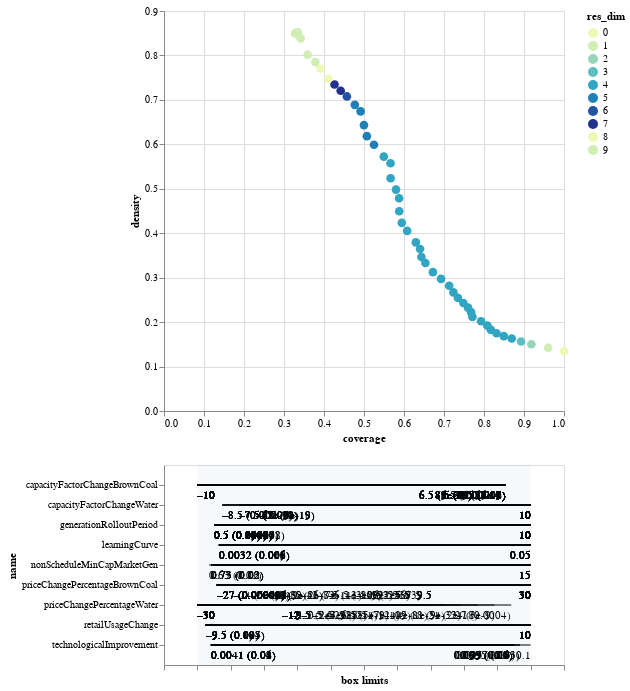

Write notebook code for a chart like this one.
### Code cell
box1.inspect_tradeoff()

### Figure 1 — Vega-Lite specification as saved in the notebook (floating-point values rounded to 4 significant figures; data arrays with more than 128 entries replaced by an {"elided": "..."} marker saying what was removed)
{"config": {"view": {"continuousWidth": 400, "continuousHeight": 300}}, "vconcat": [{"data": {"name": "data-9efefc707ed8ecde343339aef8143926"}, "mark": {"type": "circle", "size": 75}, "encoding": {"color": {"type": "ordinal", "field": "res_dim", "scale": {"range": ["#eff9b6", "#d0edb3", "#97d6b9", "#5dc0c0", "#31a5c2", "#1f80b8", "#2354a3", "#21318d"]}}, "opacity": {"condition": {"value": 1, "selection": "selector001"}, "value": 0.4}, "tooltip": [{"type": "ordinal", "field": "id"}, {"type": "quantitative", "field": "coverage", "format": ".2"}, {"type": "quantitative", "field": "density", "format": ".2"}, {"type": "ordinal", "field": "res_dim"}], "x": {"type": "quantitative", "field": "coverage"}, "y": {"type": "quantitative", "field": "density"}}, "height": 400, "selection": {"selector001": {"type": "single", "fields": ["id"]}}, "width": 400}, {"layer": [{"data": {"name": "data-8ab09533a28f007d119163d5f90e36b4"}, "mark": "rule", "encoding": {"x": {"type": "quantitative", "axis": {"grid": false, "labels": false, "title": "box limits"}, "field": "x_lower", "scale": {"domain": [0, 1], "padding": 0.1}}, "x2": {"field": "x_upper"}, "y": {"type": "nominal", "field": "name", "scale": {"padding": 1.0}}}, "transform": [{"calculate": "(datum.x1-datum.minimum)/(datum.maximum-datum.minimum)", "as": "x_lower"}, {"calculate": "(datum.x2-datum.minimum)/(datum.maximum-datum.minimum)", "as": "x_upper"}, {"filter": {"selection": "selector001"}}], "width": 400}, {"data": {"name": "data-8ab09533a28f007d119163d5f90e36b4"}, "mark": {"type": "text", "align": "left", "baseline": "top", "dy": 5}, "encoding": {"text": {"type": "ordinal", "field": "text"}, "x": {"type": "quantitative", "axis": {"grid": false, "labels": false, "title": "box limits"}, "field": "x_lower", "scale": {"domain": [0, 1], "padding": 0.1}}, "x2": {"field": "x_upper"}, "y": {"type": "nominal", "field": "name", "scale": {"padding": 1.0}}}, "transform": [{"calculate": "(datum.x1-datum.minimum)/(datum.maximum-datum.minimum)", "as": "x_lower"}, {"calculate": "(datum.x2-datum.minimum)/(datum.maximum-datum.minimum)", "as": "x_upper"}, {"filter": {"selection": "selector001"}}, {"calculate": "datum.qp_lower>0?format(datum.x1, \".2\")+\" (\"+format(datum.qp_lower, \".1~g\")+\")\" :format(datum.x1, \".2\")", "as": "text"}], "width": 400}, {"data": {"name": "data-8ab09533a28f007d119163d5f90e36b4"}, "mark": {"type": "text", "align": "right", "baseline": "top", "dy": 5}, "encoding": {"text": {"type": "ordinal", "field": "text"}, "x": {"type": "quantitative", "field": "x_upper"}, "x2": {"field": "x_upper"}, "y": {"type": "nominal", "field": "name", "scale": {"padding": 1.0}}}, "transform": [{"calculate": "(datum.x1-datum.minimum)/(datum.maximum-datum.minimum)", "as": "x_lower"}, {"calculate": "(datum.x2-datum.minimum)/(datum.maximum-datum.minimum)", "as": "x_upper"}, {"filter": {"selection": "selector001"}}, {"calculate": "datum.qp_upper>0?format(datum.x2, \".2\")+\" (\"+format(datum.qp_upper, \".1\")+\")\" :format(datum.x2, \".2\")", "as": "text"}], "width": 400}, {"data": {"name": "data-bb8d07f6df3d47a6a475317795287b23"}, "mark": {"type": "rect", "opacity": 0.05}, "encoding": {"x": {"type": "quantitative", "field": "start"}, "x2": {"field": "end"}}}, {"data": {"name": "data-d751713988987e9331980363e24189ce"}, "mark": "point", "encoding": {"x": {"type": "quantitative", "field": "x"}, "y": {"type": "nominal", "field": "name"}}, "transform": [{"filter": {"selection": "selector001"}}], "width": 400}, {"data": {"name": "data-d751713988987e9331980363e24189ce"}, "mark": {"type": "text", "align": "center", "baseline": "top", "dy": 5}, "encoding": {"text": {"type": "nominal", "field": "item"}, "x": {"type": "quantitative", "field": "x"}, "y": {"type": "nominal", "field": "name"}}, "transform": [{"filter": {"selection": "selector001"}}], "width": 400}]}], "$schema": "https://vega.github.io/schema/vega-lite/v4.0.2.json", "datasets": {"data-9efefc707ed8ecde343339aef8143926": [{"coverage": 1.0, "density": 0.1346, "id": 0, "mass": 1.0, "mean": 0.1346, "res_dim": 0}, {"coverage": 0.9606, "density": 0.1422, "id": 1, "mass": 0.9092, "mean": 0.1422, "res_dim": 1}, {"coverage": 0.9185, "density": 0.1502, "id": 2, "mass": 0.8231, "mean": 0.1502, "res_dim": 2}, {"coverage": 0.8926, "density": 0.1565, "id": 3, "mass": 0.768, "mean": 0.1565, "res_dim": 3}, {"coverage": 0.8694, "density": 0.1631, "id": 4, "mass": 0.7175, "mean": 0.1631, "res_dim": 4}, {"coverage": 0.8496, "density": 0.1685, "id": 5, "mass": 0.6789, "mean": 0.1685, "res_dim": 4}, {"coverage": 0.8313, "density": 0.175, "id": 6, "mass": 0.6396, "mean": 0.175, "res_dim": 4}, {"coverage": 0.8172, "density": 0.1826, "id": 7, "mass": 0.6024, "mean": 0.1826, "res_dim": 4}, {"coverage": 0.8084, "density": 0.192, "id": 8, "mass": 0.5668, "mean": 0.192, "res_dim": 4}, {"coverage": 0.7928, "density": 0.2019, "id": 9, "mass": 0.5286, "mean": 0.2019, "res_dim": 4}, {"coverage": 0.771, "density": 0.2117, "id": 10, "mass": 0.4903, "mean": 0.2117, "res_dim": 4}, {"coverage": 0.7677, "density": 0.2223, "id": 11, "mass": 0.4648, "mean": 0.2223, "res_dim": 4}, {"coverage": 0.76, "density": 0.2326, "id": 12, "mass": 0.4399, "mean": 0.2326, "res_dim": 4}, {"coverage": 0.7485, "density": 0.2429, "id": 13, "mass": 0.4147, "mean": 0.2429, "res_dim": 4}, {"coverage": 0.7347, "density": 0.2546, "id": 14, "mass": 0.3885, "mean": 0.2546, "res_dim": 4}, {"coverage": 0.7235, "density": 0.2669, "id": 15, "mass": 0.365, "mean": 0.2669, "res_dim": 4}, {"coverage": 0.713, "density": 0.2819, "id": 16, "mass": 0.3405, "mean": 0.2819, "res_dim": 4}, {"coverage": 0.6926, "density": 0.2974, "id": 17, "mass": 0.3135, "mean": 0.2974, "res_dim": 4}, {"coverage": 0.6723, "density": 0.3124, "id": 18, "mass": 0.2897, "mean": 0.3124, "res_dim": 4}, {"coverage": 0.6535, "density": 0.3331, "id": 19, "mass": 0.2641, "mean": 0.3331, "res_dim": 4}, {"coverage": 0.6436, "density": 0.3464, "id": 20, "mass": 0.2501, "mean": 0.3464, "res_dim": 4}, {"coverage": 0.6401, "density": 0.3645, "id": 21, "mass": 0.2364, "mean": 0.3645, "res_dim": 4}, {"coverage": 0.6296, "density": 0.3794, "id": 22, "mass": 0.2234, "mean": 0.3794, "res_dim": 4}, {"coverage": 0.6079, "density": 0.4052, "id": 23, "mass": 0.202, "mean": 0.4052, "res_dim": 4}, {"coverage": 0.5945, "density": 0.4233, "id": 24, "mass": 0.1891, "mean": 0.4233, "res_dim": 4}, {"coverage": 0.5881, "density": 0.4494, "id": 25, "mass": 0.1761, "mean": 0.4494, "res_dim": 4}, {"coverage": 0.5878, "density": 0.4787, "id": 26, "mass": 0.1653, "mean": 0.4787, "res_dim": 4}, {"coverage": 0.58, "density": 0.4981, "id": 27, "mass": 0.1568, "mean": 0.4981, "res_dim": 4}, {"coverage": 0.5666, "density": 0.5238, "id": 28, "mass": 0.1456, "mean": 0.5238, "res_dim": 4}, {"coverage": 0.5663, "density": 0.5575, "id": 29, "mass": 0.1367, "mean": 0.5575, "res_dim": 4}, {"coverage": 0.5494, "density": 0.5724, "id": 30, "mass": 0.1292, "mean": 0.5724, "res_dim": 4}, {"coverage": 0.525, "density": 0.5991, "id": 31, "mass": 0.118, "mean": 0.5991, "res_dim": 5}, {"coverage": 0.5072, "density": 0.6183, "id": 32, "mass": 0.1104, "mean": 0.6183, "res_dim": 5}, {"coverage": 0.4999, "density": 0.6433, "id": 33, "mass": 0.1046, "mean": 0.6433, "res_dim": 5}, {"coverage": 0.4916, "density": 0.6742, "id": 34, "mass": 0.09814, "mean": 0.6742, "res_dim": 5}, {"coverage": 0.4771, "density": 0.6889, "id": 35, "mass": 0.09322, "mean": 0.6889, "res_dim": 5}, {"coverage": 0.4572, "density": 0.7078, "id": 36, "mass": 0.08696, "mean": 0.7078, "res_dim": 6}, {"coverage": 0.4417, "density": 0.7206, "id": 37, "mass": 0.08252, "mean": 0.7206, "res_dim": 7}, {"coverage": 0.4263, "density": 0.7347, "id": 38, "mass": 0.0781, "mean": 0.7347, "res_dim": 7}, {"coverage": 0.4107, "density": 0.7472, "id": 39, "mass": 0.07399, "mean": 0.7472, "res_dim": 8}, {"coverage": 0.3911, "density": 0.7707, "id": 40, "mass": 0.06832, "mean": 0.7707, "res_dim": 8}, {"coverage": 0.3785, "density": 0.7851, "id": 41, "mass": 0.0649, "mean": 0.7851, "res_dim": 9}, {"coverage": 0.3589, "density": 0.8017, "id": 42, "mass": 0.06027, "mean": 0.8017, "res_dim": 9}, {"coverage": 0.3416, "density": 0.8382, "id": 43, "mass": 0.05486, "mean": 0.8382, "res_dim": 9}, {"coverage": 0.3274, "density": 0.8494, "id": 44, "mass": 0.05189, "mean": 0.8494, "res_dim": 9}, {"coverage": 0.3307, "density": 0.8507, "id": 45, "mass": 0.05233, "mean": 0.8507, "res_dim": 9}, {"coverage": 0.3313, "density": 0.851, "id": 46, "mass": 0.05242, "mean": 0.851, "res_dim": 9}, {"coverage": 0.3348, "density": 0.8523, "id": 47, "mass": 0.05288, "mean": 0.8523, "res_dim": 9}], "data-8ab09533a28f007d119163d5f90e36b4": {"elided": "238 records"}, "data-bb8d07f6df3d47a6a475317795287b23": [{"end": 1, "start": 0}], "data-d751713988987e9331980363e24189ce": []}}
